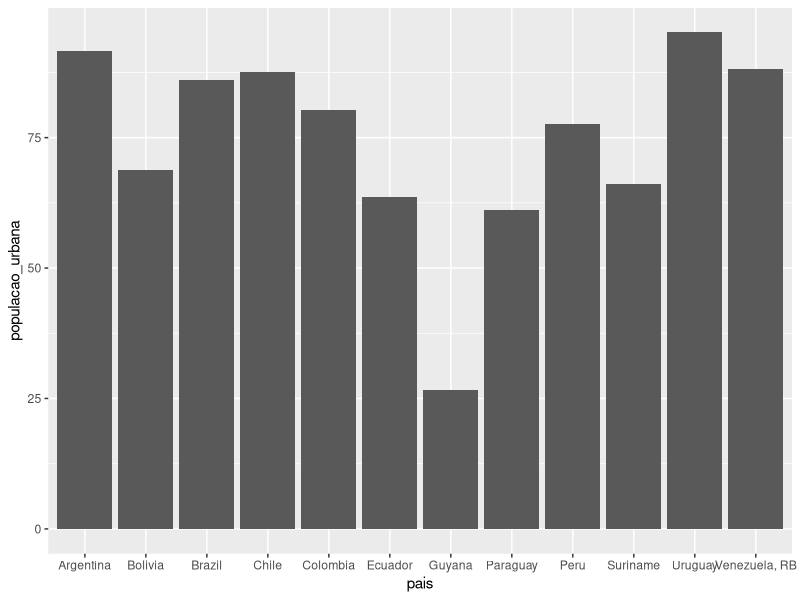
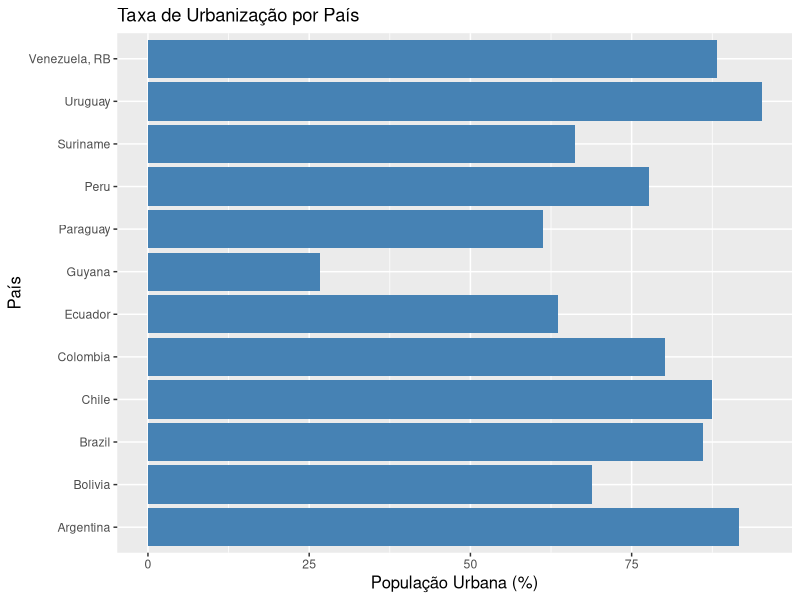
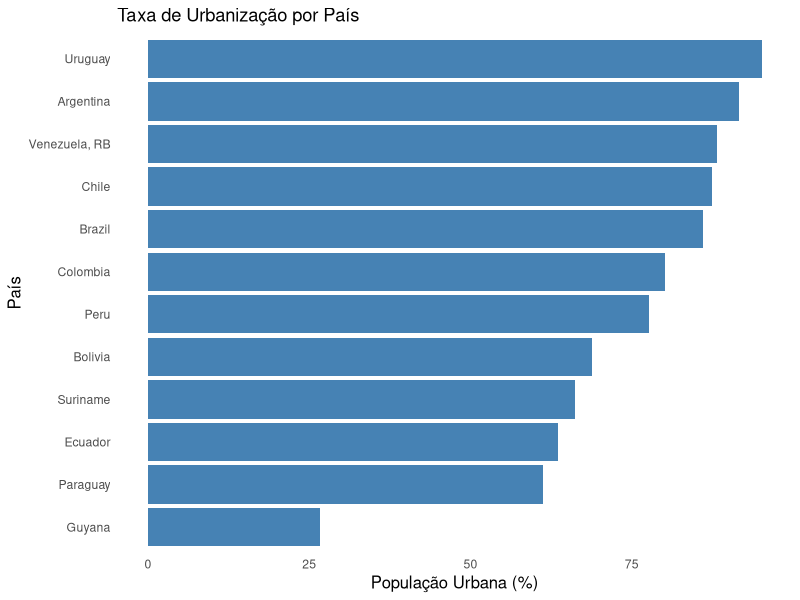
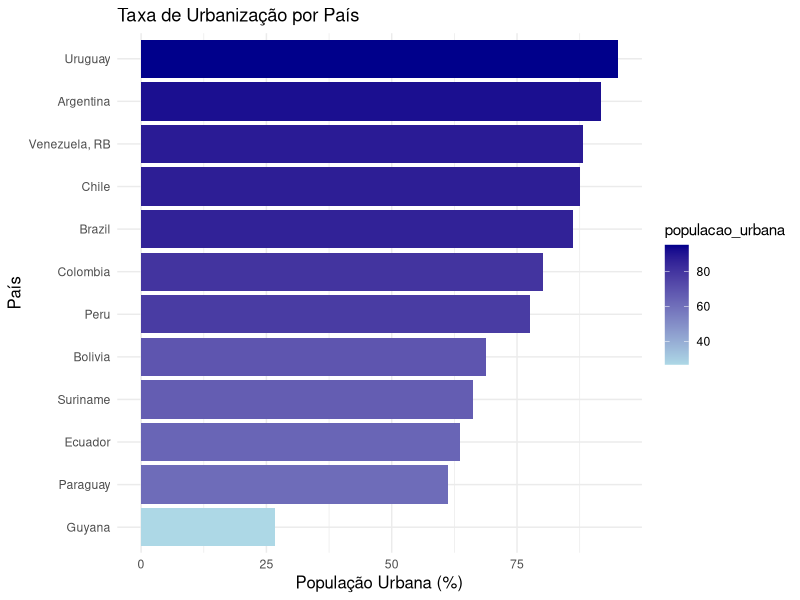

The R source for these figures, in order: (Note: this script raises an error after producing the figures.)
library(ggplot2)
library(dplyr)
library(scales)

##################
# LOAD DATA
# Reference: World Data Bank
##################

df <- read.csv("data/world_data_by_country.csv", sep=",")


#Filtrar países de interesse
aux <- df %>% filter(continente %in% c("South America"))


#agrupa por país e calcula a média do período
aux <- aux %>% 
  group_by(pais) %>% 
  summarise(populacao_urbana = mean(populacao_urbana))


#Atividade: elaborar gráfico de barras da taxa de urbanização dos países
aux %>% 
  ggplot(aes(x=pais, y=populacao_urbana)) +
  geom_bar(stat = "identity")


## Converter para barras horizontal
## Melhorar tamanho títulos eixo X e Y
## Dar nome aos Eixos

#! PROMPT
#! para o seguinte gráfico em R, aumente o tamanho do título do eixo X e Y, 
#! dê nomes representativos para os eixos e converta o gráfico para barras horizontais

aux %>% 
  ggplot(aes(x=pais, y=populacao_urbana)) +
  geom_bar(stat = "identity", fill = "steelblue") +
  coord_flip() +  # Convert to horizontal bars
  labs(
    x = "País", 
    y = "População Urbana (%)", 
    title = "Taxa de Urbanização por País"
  ) +
  theme(
    axis.title.x = element_text(size = 12),
    axis.title.y = element_text(size = 12)
  )

## Remover cor de fundo
## Ordenar as barras

#! PROMPT
#! alter o gráfico, remova a cor de fundo,
#! remova as linhas de grade e ordene os países pela maior taxa de urbanização
aux %>% 
  arrange(desc(populacao_urbana)) %>%  # Sort countries by urbanization rate
  ggplot(aes(x=reorder(pais, populacao_urbana), y=populacao_urbana)) +
  geom_bar(stat = "identity", fill = "steelblue") +
  coord_flip() +
  labs(
    x = "País", 
    y = "População Urbana (%)", 
    title = "Taxa de Urbanização por País"
  ) +
  theme_minimal() +  # Remove background color
  theme(
    axis.title.x = element_text(size = 12),
    axis.title.y = element_text(size = 12),
    panel.grid = element_blank()  # Remove grid lines
  )

## Manter linhas dos eixos X e Y
## Alterar para escala de cores 

#! PROMPT
#! altere o gráfico, mantenha as linhas dos eixos X e Y, 
#! mude a cor para uma escala de intensidade do maior para o menor

aux %>% 
  arrange(desc(populacao_urbana)) %>%
  ggplot(aes(x=reorder(pais, populacao_urbana), y=populacao_urbana, fill=populacao_urbana)) +
  geom_bar(stat = "identity") +
  coord_flip() +
  labs(
    x = "País", 
    y = "População Urbana (%)", 
    title = "Taxa de Urbanização por País"
  ) +
  theme_minimal() +
  theme(
    axis.title.x = element_text(size = 12),
    axis.title.y = element_text(size = 12),
    panel.grid.y = element_line(color = "lightgray"),
    panel.grid.x = element_line(color = "lightgray")
  ) +
  scale_fill_gradient(low = "lightblue", high = "darkblue")














# Criando o gráfico
ggplot(df, aes(x = pais, y = populacao_urbana)) +
  geom_bar(stat = "identity", position = "fill") +
  scale_fill_manual(values = c("populacao_urbana" = "#4E79A7", "populacao_urbana" = "#59A14F"),
                    name = "População") +
  geom_hline(yintercept = media_total, linetype = "dashed", color = "red", size = 1) +
  labs(title = "Distribuição da População Urbana e Rural",
       subtitle = "Países da América Latina, EUA e Japão",
       x = "País",
       y = "População (milhões)") +
  theme_minimal() +
  theme(
    axis.text.x = element_text(angle = 45, hjust = 1),
    plot.title = element_text(size = 14, face = "bold"),
    plot.subtitle = element_text(size = 12),
    legend.position = "top",
    plot.background = element_rect(fill = "#E8F5E9", color = NA),  # Fundo verde claro
    panel.background = element_rect(fill = "#E8F5E9", color = NA)  # Fundo verde claro para o painel
  )


aux <- df %>% head(50)
#salva o resultado em um novo arquivo
write.csv(aux, "data/world_data_sample.csv", fileEncoding = "UTF-8",  row.names = FALSE)

